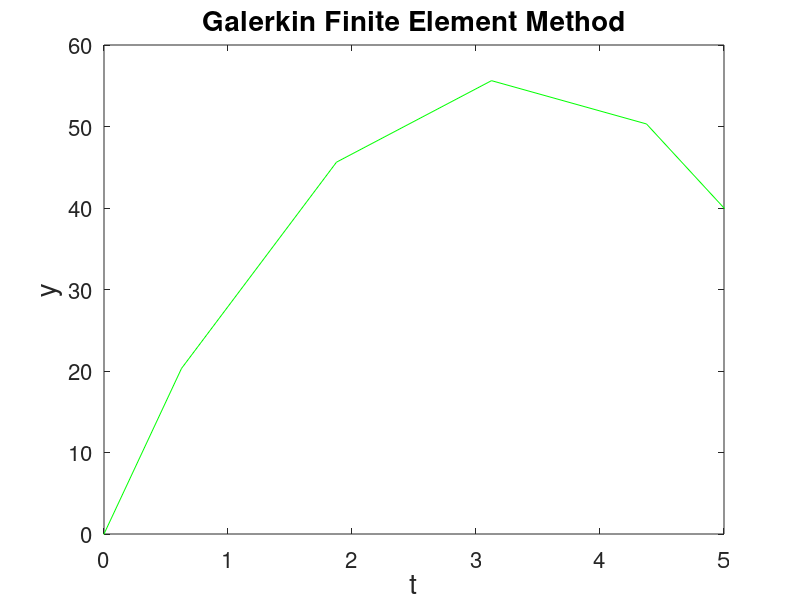

Reproduce this figure in MATLAB.
clear, clc;b = zeros(1,5);n = 4;global g te ye h;g = 9.8;c = 9.8;te = 5;ye = 40;h = te/n;A(1,1:2) = [.5 .5]b(1) = 0;A(2,1:4) = [4 -7 2 1];b(2) = -5.*g.*h.^2;for i = 3:n  A(i, i-2:i+2) = [1 2 -6 2 1];  b(i) = -6*g*h^2;endA(n+1, n-1:n+2) = [1 2 -7 4]; % last interior interval b(n+1) = -5*g*h^2;A(n+2, n+1:n+2) = [.5 .5];b(n+2) = ye;b= b';u = A\b;Ab'u'(u(2)-u(1))/hplot(-h/2:h:te+h/2, u, 'g'); % plot the coefficientstv = 0:h/8:te;yv = [];for t = tv  i = floor(t/h)+2;  if i==n+2    i = n+1;  endif    x = t/h-i+1.5;  y = u(i-1)*.5*(x-.5)^2 + u(i)*(.75-x^2) + u(i+1)*.5*(x+.5)^2;   yv = [yv y];end% compute joints between elements tk = (0:h:te)';yk = .5*(u(1:n+1)+u(2:n+2));hold off;set(gca, 'FontSize', 16); % for tick marks plot(tv,yv,'b', tk,yk,'bo', 'LineWidth',2);xlabel('t', 'FontSize',20);ylabel('y', 'FontSize',20);axis([0 5 0 60]);title('Galerkin Finite Element Method', 'FontSize',20);

